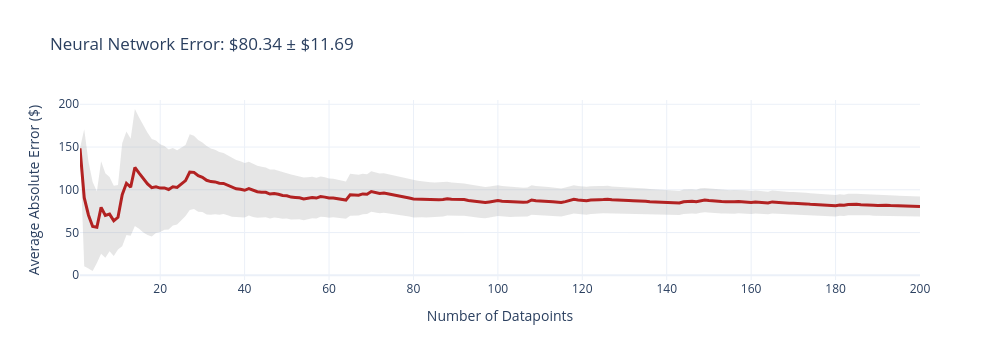
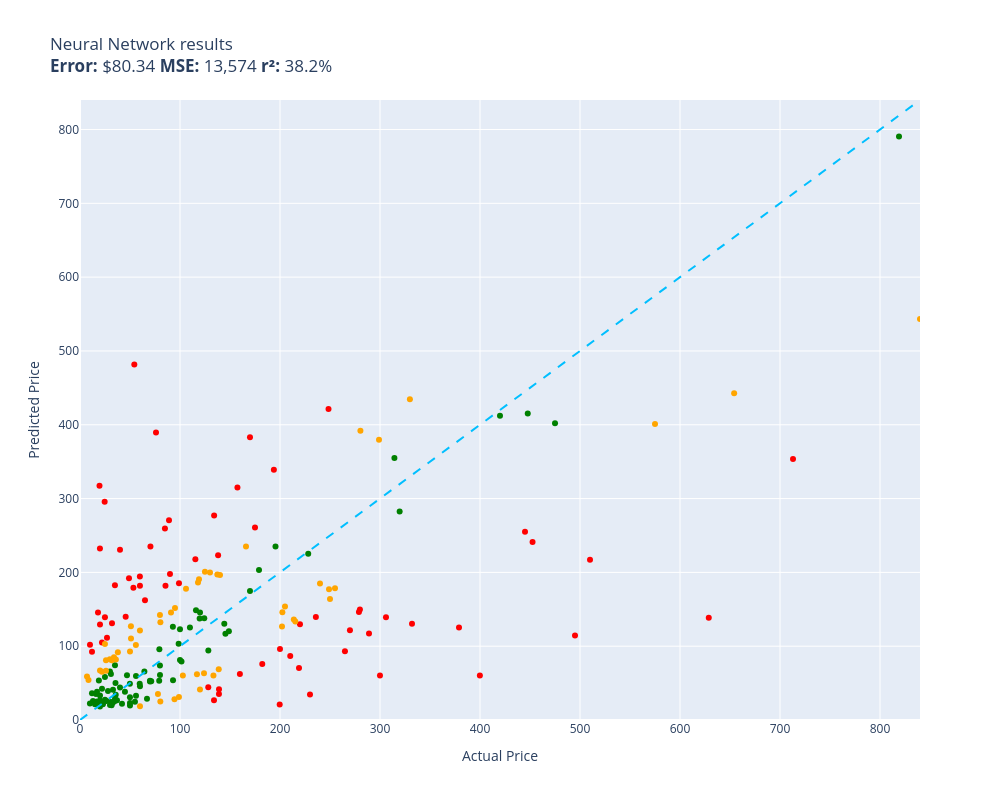

Notebook cell for these charts, in order:
### Code cell
evaluate(neural_network, test)

### Figure 1 — Plotly figure (JSON) as saved in the notebook; plotly's stock layout.template omitted (floating-point values rounded to 4 significant figures; data arrays with more than 128 entries replaced by an {"elided": "..."} marker saying what was removed)
{"data": [{"fill": "toself", "fillcolor": "rgba(128,128,128,0.2)", "hoverinfo": "skip", "line": {"color": "rgba(255,255,255,0)"}, "name": "95% CI", "showlegend": false, "type": "scatter", "x": {"elided": "400 int values"}, "y": {"elided": "400 float values"}}, {"customdata": {"elided": "200x1 float values"}, "hovertemplate": "n=%{x}<br>Avg Error=$%{y:,.2f}<br>±95% CI=$%{customdata[0]:,.2f}<extra></extra>", "line": {"color": "firebrick", "width": 3}, "mode": "lines", "name": "Cumulative Avg Error", "type": "scatter", "x": {"elided": "200 int values"}, "y": {"elided": "200 float values"}}], "layout": {"height": 360, "showlegend": false, "title": {"text": "Neural Network Error: $80.34 ± $11.69"}, "width": 1000, "xaxis": {"title": {"text": "Number of Datapoints"}}, "yaxis": {"title": {"text": "Average Absolute Error ($)"}}}}

### Figure 2 — Plotly figure (JSON) as saved in the notebook; plotly's stock layout.template omitted (floating-point values rounded to 4 significant figures)
{"data": [{"customdata": [["Old Blood Noise Excess V2 Distortion Cho...\nGuess=$70.43 Actual=$219.00"], ["RBC12-UPC Replacement Battery Cartridge ...\nGuess=$34.62 Actual=$229.99"], ["Bam France 2002XL Contoured Hightech Bla...\nGuess=$353.74 Actual=$713.00"], ["Metabo HPT 36V MultiVolt™ Cordless Rotar...\nGuess=$125.26 Actual=$379.00"], ["Innovative Percussion CB-6 Chamois Bass ...\nGuess=$481.50 Actual=$54.32"], ["APS iBoard 6-inch Aluminum (Black Powder...\nGuess=$86.68 Actual=$210.23"], ["Intermatic PX300 12V 300W Transformer wi...\nGuess=$26.83 Actual=$134.00"], ["HK SYSTEMS 13\" Heavy Duty Black \"Push\" O...\nGuess=$259.42 Actual=$84.95"], ["SKB iSeries 3i-13096-6KP Case for BlackM...\nGuess=$260.87 Actual=$174.99"], ["Bam Trekking 3027SB Single Black Clarine...\nGuess=$130.34 Actual=$332.00"], ["DEWALT 20V MAX* XR Impact Driver with Bl...\nGuess=$241.14 Actual=$452.53"], ["Mini PC, Kinupute Desktop Computer E3-12...\nGuess=$114.60 Actual=$495.00"], ["June Garden 12\" Sweet Dolly Charlotte - ...\nGuess=$129.34 Actual=$19.99"], ["GanFindX Portable Car Hand Controls for ...\nGuess=$62.28 Actual=$159.90"], ["Scranton & Co 3 Drawer Mobile File Cabin...\nGuess=$217.74 Actual=$115.35"], ["JRready ST6313 DT Deutsch Connector Kit,...\nGuess=$21.06 Actual=$199.68"], ["Dakota Alert MURS Alert Probe Sensor - M...\nGuess=$129.66 Actual=$219.99"], ["152MM Hole Saws M42 Bi-Metal High Speed ...\nGuess=$145.66 Actual=$17.99"], ["Projector, CRAZVIEW Projector with WiFi ...\nGuess=$179.27 Actual=$53.40"], ["Diversitech WG840585 Motor, (Ddb) 1/3Hp,...\nGuess=$277.21 Actual=$134.12"], ["MC: Pindicator (Dual Intensity Amber)\nGuess=$230.74 Actual=$40.00"], ["Sumerain S1339CM Double Handle Widesprea...\nGuess=$139.59 Actual=$235.86"], ["Poison Spyder 10-08-020 Rocker Knocker\nGuess=$138.62 Actual=$628.76"], ["DIMARZIO 204284 DP 163FBK Blues Bucker G...\nGuess=$197.97 Actual=$89.99"], ["Lighted Triangle Mirror Cabinet Bathroom...\nGuess=$255.17 Actual=$445.00"], ["BESTILL Wall Mounted Shower Faucet Set, ...\nGuess=$389.47 Actual=$76.00"], ["Trail Gear Twin Stick Kit for Top Shift ...\nGuess=$149.62 Actual=$279.92"], ["Satco S9596, 4 Count (Pack of 1), 4.18\nGuess=$92.46 Actual=$12.00"], ["Intrepid International Dressage Letters-...\nGuess=$111.35 Actual=$26.99"], ["LEGO Marvel Avengers War Machine Buster ...\nGuess=$181.75 Actual=$59.95"], ["ANZO USA 111207 GMC SIERRA 99-06 / YUKON...\nGuess=$75.84 Actual=$182.28"], ["Kingston Brass KS269SN Kingston Clawfoot...\nGuess=$139.22 Actual=$305.99"], ["KOHLER K-1185540-CP Assembly-Slider\nGuess=$140.01 Actual=$45.67"], ["KUNN Small Electrician Tool Pouch Utilit...\nGuess=$104.99 Actual=$21.99"], ["Grey Pneumatic 1311SD Impact Socket Set\nGuess=$315.05 Actual=$157.43"], ["Aeromotive 13304 Regulator, X1 Adjustabl...\nGuess=$121.76 Actual=$269.95"], ["Urth 62mm UV, Circular Polarizing (CPL),...\nGuess=$41.65 Actual=$139.00"], ["Royal Designs, Inc. Decorative Abundant ...\nGuess=$139.16 Actual=$24.95"], ["Canon Sure Shot 90u 35mm Date Camera\nGuess=$60.18 Actual=$399.89"], ["Ibanez M510OVS Acoustic Mandolin in Vint...\nGuess=$383.23 Actual=$169.99"], ["Berta (6 Pieces) 1-1/4 inch Overlay, 90 ...\nGuess=$295.55 Actual=$24.66"], ["Chalkboard Name Badges with Magnetic Bac...\nGuess=$232.37 Actual=$19.95"], ["CradlePoint Compact Broadband Router (CB...\nGuess=$270.60 Actual=$89.00"], ["Pyle Wireless Rear View Backup Camera - ...\nGuess=$235.07 Actual=$70.45"], ["Universal Power Group 12V 100Ah Sealed L...\nGuess=$96.06 Actual=$199.99"], ["Hp Pavilion P7-1257c Motherboard Aahd3-h...\nGuess=$194.37 Actual=$59.86"], ["Auertech Portable Washing Machine, 14lbs...\nGuess=$185.28 Actual=$98.99"], ["New Replacement seat cover fits Yamaha M...\nGuess=$35.27 Actual=$138.95"], ["ECCPP Power Steering Pump for 2009-2010 ...\nGuess=$182.01 Actual=$85.48"], ["UPR Mach 1 Chin Spoiler Fits 94-98 Musta...\nGuess=$162.32 Actual=$64.99"], ["ROHL WSGUM3018WH Wire Sink Grids, White\nGuess=$44.42 Actual=$128.28"], ["ASUS VY279HE-W 27” 1080P Monitor - White...\nGuess=$223.31 Actual=$138.10"], ["Lorell Bell Chair Glide, 2.5\", Black\nGuess=$317.33 Actual=$19.50"], ["4 Inches Rolled Muffler Tip Catback Exha...\nGuess=$338.90 Actual=$193.88"], ["CTLAMP XL-2100 Professional Quality XL-2...\nGuess=$131.00 Actual=$32.00"], ["Competition Clutch Disc and Pressure Pla...\nGuess=$217.18 Actual=$510.00"], ["APS iBoard (304 Stainless Steel Polished...\nGuess=$93.14 Actual=$264.95"], ["VIPMOTOZ Sequential Turn Signal Premium ...\nGuess=$146.44 Actual=$278.94"], ["A-Premium Front Suspension Steering Knuc...\nGuess=$192.15 Actual=$48.99"], ["Audio Techinca ATW-T1002 System 10 Handh...\nGuess=$117.36 Actual=$289.00"], ["Replacement Remote Control fit for Sony ...\nGuess=$101.94 Actual=$9.99"], ["HP Laserjet 2100 Laser Printer W/Test Pr...\nGuess=$60.13 Actual=$299.98"], ["PowerSport Front Rear Brakes and Rotors ...\nGuess=$421.24 Actual=$248.51"], ["Jada Toys Ryan's World Combo Panda Airli...\nGuess=$182.39 Actual=$34.94"]], "hovertemplate": "%{customdata[0]}<extra></extra>", "legendgroup": "red", "marker": {"color": "red", "size": 6, "symbol": "circle"}, "mode": "markers", "name": "red", "orientation": "v", "showlegend": true, "type": "scatter", "x": [219.0, 230.0, 713.0, 379.0, 54.32, 210.2, 134.0, 84.95, 175.0, 332.0, 452.5, 495.0, 19.99, 159.9, 115.3, 199.7, 220.0, 17.99, 53.4, 134.1, 40.0, 235.9, 628.8, 89.99, 445.0, 76.0, 279.9, 12.0, 26.99, 59.95, 182.3, 306.0, 45.67, 21.99, 157.4, 269.9, 139.0, 24.95, 399.9, 170.0, 24.66, 19.95, 89.0, 70.45, 200.0, 59.86, 98.99, 138.9, 85.48, 64.99, 128.3, 138.1, 19.5, 193.9, 32.0, 510.0, 264.9, 278.9, 48.99, 289.0, 9.99, 300.0, 248.5, 34.94], "xaxis": "x", "y": [70.43, 34.62, 353.7, 125.3, 481.5, 86.68, 26.83, 259.4, 260.9, 130.3, 241.1, 114.6, 129.3, 62.28, 217.7, 21.06, 129.7, 145.7, 179.3, 277.2, 230.7, 139.6, 138.6, 198.0, 255.2, 389.5, 149.6, 92.46, 111.3, 181.8, 75.84, 139.2, 140.0, 105.0, 315.1, 121.8, 41.65, 139.2, 60.18, 383.2, 295.5, 232.4, 270.6, 235.1, 96.06, 194.4, 185.3, 35.27, 182.0, 162.3, 44.42, 223.3, 317.3, 338.9, 131.0, 217.2, 93.14, 146.4, 192.1, 117.4, 101.9, 60.13, 421.2, 182.4], "yaxis": "y"}, {"customdata": [["telpo Headlight Assembly Fit For 15 Camr...\nGuess=$148.83 Actual=$115.99"], ["NewPower99 Battery Kit for Samsung Galax...\nGuess=$24.79 Actual=$54.95"], ["EXMAX NG-10X Fresnel Lens Focusing Adapt...\nGuess=$53.17 Actual=$69.98"], ["SuppliesOutlet Compatible Toner Cartridg...\nGuess=$130.52 Actual=$144.29"], ["8544771 Dryer Heating Element, 279816 Th...\nGuess=$34.12 Actual=$35.74"], ["Panasonic KX-TG6511B DECT 6.0 PLUS Expan...\nGuess=$53.12 Actual=$79.20"], ["LOVE MEI Galaxy S10 Lite Case, Military ...\nGuess=$23.61 Actual=$32.98"], ["GJY Portable TV,10.6 inch Mini TV for AT...\nGuess=$95.89 Actual=$79.36"], ["LD Products Compatible Toner Cartridge R...\nGuess=$23.11 Actual=$49.98"], ["Aolemi Oil Rubbed Bronze Single Function...\nGuess=$103.46 Actual=$98.65"], ["10GBase-LR SFP+ Transceiver, Handar 10GB...\nGuess=$26.33 Actual=$19.99"], ["Canon EOS Rebel T7 Digital SLR Camera wi...\nGuess=$790.64 Actual=$819.00"], ["Evergreen HSHB2005 Cylinder Head Gasket ...\nGuess=$49.24 Actual=$59.69"], ["15\" Locking Shower Head Extension Arm in...\nGuess=$73.73 Actual=$79.95"], ["Mylites+ Standard Comic Book Mylar Sleev...\nGuess=$74.05 Actual=$34.99"], ["DALDED LED Light Kit for Lego Sonic Gree...\nGuess=$27.33 Actual=$24.99"], ["Wenger City Upgrade Laptop Backpack with...\nGuess=$116.87 Actual=$145.42"], ["Adams Check Payment and Deposit Register...\nGuess=$50.18 Actual=$35.49"], ["KOHLER 18865-CP Filtered Water Faucet, P...\nGuess=$401.92 Actual=$475.00"], ["Fjallraven, Kanken Laptop 15\" Backpack f...\nGuess=$137.43 Actual=$119.65"], ["Laisomeke Waterproof Junction Box, Unive...\nGuess=$36.36 Actual=$11.99"], ["Western Digital Enterprise RE4-GP 2TB SA...\nGuess=$125.34 Actual=$109.95"], ["Tablet PC Cover Compatible with Lenovo T...\nGuess=$20.06 Actual=$31.61"], ["Miyaya@ Funny Animal Masks Collection fo...\nGuess=$38.38 Actual=$16.99"], ["Engine Thermostat, Replace 19301-PAA-306...\nGuess=$53.52 Actual=$18.89"], ["Ultra Duster Canned Air Net 10 Oz 6-Pack\nGuess=$48.99 Actual=$49.90"], ["Dell Optiplex 390 Desktop Computer i3 3....\nGuess=$137.70 Actual=$124.27"], ["IQShield Screen Protector Compatible wit...\nGuess=$22.32 Actual=$9.95"], ["Liberty Imports 12 Pack: US Military Toy...\nGuess=$25.23 Actual=$16.98"], ["Neporal Full Spectrum Light Bulb, 6000K ...\nGuess=$20.60 Actual=$18.59"], ["Ceramic Talavera Mexican Tile 4x4\", 9 Pi...\nGuess=$65.60 Actual=$29.95"], ["EMART Photography C Stand with Boom Arm,...\nGuess=$145.49 Actual=$119.99"], ["iPhone 12/12 Pro Nicaragua Guardabarranc...\nGuess=$18.32 Actual=$19.97"], ["Replacement Remote Control for PANASONIC...\nGuess=$25.79 Actual=$34.95"], ["Pioneer 2AM401-BN Two Handle Kitchen Fau...\nGuess=$225.33 Actual=$228.22"], ["4LT LUMINETTE Vanity Opal GLS BSN\nGuess=$81.34 Actual=$99.99"], ["GE RPWF SmartWater Comparable Refrigerat...\nGuess=$26.80 Actual=$36.99"], ["NewFantasia Replacement Audio Cable with...\nGuess=$24.24 Actual=$31.00"], ["AC Compressor & A/C Kit For BMW 335i 335...\nGuess=$354.89 Actual=$314.41"], ["Wilkinson LOW GAUSS Vintage Tone Strat S...\nGuess=$62.33 Actual=$30.93"], ["DuraGo 29515020 Front Hub Assembly\nGuess=$94.23 Actual=$128.34"], ["MXR Carbon Copy Deluxe Analog Delay Guit...\nGuess=$234.96 Actual=$195.50"], ["Linkloos Solar Street Lights Outdoor Wat...\nGuess=$59.65 Actual=$55.99"], ["USB Charger, CIVIE High Speed 60W Multip...\nGuess=$35.28 Actual=$15.99"], ["Kastar Battery Pack Replacement for Sony...\nGuess=$33.07 Actual=$19.99"], ["18 Inch White Undermount Kitchen Sink - ...\nGuess=$203.10 Actual=$179.00"], ["Amana Tool - SC587 Carbide Tipped 3-Wing...\nGuess=$52.46 Actual=$71.23"], ["AZX Stylus Pencil for Apple iPad Pro 202...\nGuess=$20.43 Actual=$29.99"], ["Raspberry Pi 3 Model B+ Aluminum Case Me...\nGuess=$21.33 Actual=$14.99"], ["Skullcandy Hesh Evo Bluetooth Headphones...\nGuess=$52.01 Actual=$69.99"], ["LCD Screen for Dell Inspiron 17R 17.3\" H...\nGuess=$65.76 Actual=$64.37"], ["200 ' feet True 14 Gauge AWG CCA Speaker...\nGuess=$38.35 Actual=$44.95"], ["200 Couples Conversation Cards - Enjoy B...\nGuess=$40.88 Actual=$32.97"], ["The Puppet Company - Carpet-Unicorn, Whi...\nGuess=$22.36 Actual=$19.00"], ["KYX Racing Hardened Steel Center Drive S...\nGuess=$60.58 Actual=$46.99"], ["Baumgartens Sicurix Blank PVC ID Cards (...\nGuess=$22.84 Actual=$19.11"], ["OEM Samsung Remote Control Shipped with ...\nGuess=$32.91 Actual=$56.00"], ["Venom Power Terra Hunter R/T+ R/T All-Te...\nGuess=$282.58 Actual=$319.65"], ["Custom Engagement Logo Desk Embosser Sea...\nGuess=$30.73 Actual=$49.95"], ["LD Compatible Ink Cartridge Replacement ...\nGuess=$22.03 Actual=$41.99"], ["BestPricedDecals Wine A BIT, You'll Feel...\nGuess=$25.72 Actual=$12.98"], ["VATOS 4 Packs Bubble Machine Gun for Kid...\nGuess=$21.26 Actual=$22.88"], ["Steering Wheel, Carbon Fiber Automotive ...\nGuess=$415.28 Actual=$447.74"], ["BXYJY for Samsung Galaxy Z Fold 3 Case w...\nGuess=$19.61 Actual=$49.99"], ["VONADO Space Wars Colonial Viper MK1 Bui...\nGuess=$43.87 Actual=$39.99"], ["Pacific Drums PDCM1618TTRB 16 x 18 Inche...\nGuess=$412.30 Actual=$419.99"], ["Star Wars Die-Cast Metal TITANIUM Series...\nGuess=$22.44 Actual=$22.70"], ["DuraGo BR5330 Front Vented Disc Brake Ro...\nGuess=$79.18 Actual=$101.51"], ["Vinyl Soft Top Roll-up Adjustable Truck ...\nGuess=$120.18 Actual=$148.88"], ["Glovion Music Stand Light, Clip On Piano...\nGuess=$39.19 Actual=$27.99"], ["Samsung DA97-07603B Freezer Ice Maker As...\nGuess=$54.00 Actual=$93.02"], ["Blanco 230966 Valea Stainless Steel Sink...\nGuess=$126.32 Actual=$92.88"], ["Think Gizmos Build Your Own Robot Toys f...\nGuess=$58.41 Actual=$24.95"], ["VTech Strum and Jam Kidi Musical Guitar ...\nGuess=$42.17 Actual=$21.99"], ["KZ ZS10 Pro in Ear Monitor Headphone KZ ...\nGuess=$28.73 Actual=$66.99"], ["Fender Hendrix Voodoo Child Coiled Instr...\nGuess=$45.85 Actual=$59.99"], ["W11130208 W10695459 Refrigerator LED Mod...\nGuess=$25.81 Actual=$26.59"], ["STICKGOO Peel and Stick Backsplash for K...\nGuess=$28.86 Actual=$34.99"], ["Fitness Center Gym Room Weight Train Dua...\nGuess=$123.00 Actual=$99.99"], ["MonMount Triple Monitor Stand Freestandi...\nGuess=$61.09 Actual=$79.99"], ["Xiaomi Redmi 10 2022 NFC 4G LTE (128GB +...\nGuess=$174.69 Actual=$169.99"]], "hovertemplate": "%{customdata[0]}<extra></extra>", "legendgroup": "green", "marker": {"color": "green", "size": 6, "symbol": "circle"}, "mode": "markers", "name": "green", "orientation": "v", "showlegend": true, "type": "scatter", "x": [116.0, 54.95, 69.98, 144.3, 35.74, 79.2, 32.98, 79.36, 49.98, 98.65, 19.99, 819.0, 59.69, 79.95, 34.99, 24.99, 145.4, 35.49, 475.0, 119.7, 11.99, 110.0, 31.61, 16.99, 18.89, 49.9, 124.3, 9.95, 16.98, 18.59, 29.95, 120.0, 19.97, 34.95, 228.2, 99.99, 36.99, 31.0, 314.4, 30.93, 128.3, 195.5, 55.99, 15.99, 19.99, 179.0, 71.23, 29.99, 14.99, 69.99, 64.37, 44.95, 32.97, 19.0, 46.99, 19.11, 56.0, 319.6, 49.95, 41.99, 12.98, 22.88, 447.7, 49.99, 39.99, 420.0, 22.7, 101.5, 148.9, 27.99, 93.02, 92.88, 24.95, 21.99, 66.99, 59.99, 26.59, 34.99, 99.99, 79.99, 170.0], "xaxis": "x", "y": [148.8, 24.79, 53.17, 130.5, 34.12, 53.12, 23.61, 95.89, 23.11, 103.5, 26.33, 790.6, 49.24, 73.73, 74.05, 27.33, 116.9, 50.18, 401.9, 137.4, 36.36, 125.3, 20.06, 38.38, 53.52, 48.99, 137.7, 22.32, 25.23, 20.6, 65.6, 145.5, 18.32, 25.79, 225.3, 81.34, 26.8, 24.24, 354.9, 62.33, 94.23, 235.0, 59.65, 35.28, 33.07, 203.1, 52.46, 20.43, 21.33, 52.01, 65.76, 38.35, 40.88, 22.36, 60.58, 22.84, 32.91, 282.6, 30.73, 22.03, 25.72, 21.26, 415.3, 19.61, 43.87, 412.3, 22.44, 79.18, 120.2, 39.19, 54.0, 126.3, 58.41, 42.17, 28.73, 45.85, 25.81, 28.86, 123.0, 61.09, 174.7], "yaxis": "y"}, {"customdata": [["Stand for Raven Pro Document Scanner - P...\nGuess=$82.38 Actual=$29.85"], ["ACDelco GM Original Equipment FW339 Fron...\nGuess=$133.35 Actual=$215.33"], ["Pump Head TBVECHI 175PSI 4KW 5.5HP 21CFM...\nGuess=$434.56 Actual=$329.90"], ["46mm Digital Pro High-Resolution Close-U...\nGuess=$66.92 Actual=$19.99"], ["PEMP E65 E66 CDC Simulate Optical Fiber ...\nGuess=$190.59 Actual=$119.00"], ["CORSAIR Dominator Platinum RGB 32GB (2x1...\nGuess=$63.26 Actual=$124.00"], ["Clementoni 39132.5 Jigsaw Puzzle 1,000 P...\nGuess=$142.34 Actual=$79.95"], ["Deco Mount Pro Tripod Microphone Stand w...\nGuess=$121.38 Actual=$59.95"], ["KOMPUTERBAY 4GB 2X 2GB DDR2 1066MHz PC2-...\nGuess=$25.02 Actual=$80.34"], ["Task T24287 Roman Ogee Router Bit with 1...\nGuess=$101.58 Actual=$55.88"], ["Travelpro Platinum Elite Slim Business L...\nGuess=$136.17 Actual=$213.83"], ["Southwire 120V/15A Right Angle User Atta...\nGuess=$91.87 Actual=$37.87"], ["Tidal Front + Rear Fender Flares 4PC Poc...\nGuess=$178.36 Actual=$254.99"], ["Baseball Backpacks Large 18 Inch Bookbag...\nGuess=$80.94 Actual=$31.77"], ["AUTOFREE LED Tail Lights Assembly Compat...\nGuess=$126.67 Actual=$201.99"], ["3D Tree Hole Branches 075 Stair Risers D...\nGuess=$199.97 Actual=$129.99"], ["Retevis RT68 Soft Earhook Walkie Talkie ...\nGuess=$59.06 Actual=$6.99"], ["Evan-Fischer Front Bumper Cover Compatib...\nGuess=$145.81 Actual=$202.38"], ["Webcem Solar Shed Light Outdoor Indoor, ...\nGuess=$35.35 Actual=$77.96"], ["Festool 492370 Platin 2 S1000 Grit 6-Inc...\nGuess=$145.58 Actual=$91.00"], ["VLAND LED Smoked Taillights Compatible F...\nGuess=$185.05 Actual=$239.99"], ["PM Auto Front Right Quick Complete Strut...\nGuess=$200.87 Actual=$124.94"], ["Beck/Arnley 0421945 Air Filter\nGuess=$81.99 Actual=$35.87"], ["Pidoko Kids Train Table, Grey with 90 Pc...\nGuess=$41.36 Actual=$119.97"], ["Marvel Legends Series X-Men 6-Inch Archa...\nGuess=$31.00 Actual=$98.95"], ["Trim Kit for 2-handle Shower & Tub Valve...\nGuess=$151.83 Actual=$94.99"], ["KS K-STORM Replacement Silicone Mushroom...\nGuess=$54.12 Actual=$8.50"], ["LSSAGOON Backpack for Women Teen Kids Gi...\nGuess=$85.04 Actual=$33.99"], ["Walker Exhaust Ultra EPA 16478 Direct Fi...\nGuess=$401.11 Actual=$574.99"], ["4pc Wheel Spacers Adapters 4\" (2inch Per...\nGuess=$61.84 Actual=$116.95"], ["MGP Caliper Covers 39011SACURD Red Powde...\nGuess=$177.31 Actual=$249.00"], ["LSI Broadcom SAS 9300-8i 8-port 12Gb/s S...\nGuess=$186.28 Actual=$118.00"], ["Mikrotik RB3011UIAS-RM RouterBOARD 10xGi...\nGuess=$379.61 Actual=$299.00"], ["MONOCARBON Forged Carbon Fiber Case for ...\nGuess=$18.57 Actual=$59.99"], ["GENUINE VOLVO THERMOSTAT (3.0, 3.2) S60 ...\nGuess=$60.33 Actual=$102.85"], ["Cardone 84-58642 New HEI Electronic Dist...\nGuess=$235.13 Actual=$165.99"], ["Evan Fischer Radiator Cooling Fan Assemb...\nGuess=$197.26 Actual=$137.34"], ["SP Air Corporation SP-8102BU 1/4-Inch He...\nGuess=$153.68 Actual=$204.99"], ["Music Hall pa15.3 MM/MC Phono Preamplifi...\nGuess=$163.78 Actual=$250.00"], ["Diversitech UC2436-3 Ultralite Condenser...\nGuess=$132.34 Actual=$80.39"], ["KUNFINE Android Radio CarPlay & Android ...\nGuess=$177.81 Actual=$106.00"], ["StonKraft Brass Chess Board Game Set wit...\nGuess=$196.57 Actual=$140.00"], ["520 Pieces Christmas Envelope Seal Stick...\nGuess=$66.64 Actual=$25.99"], ["Dell XPS 13 9343-2727SLV 13.3\" Full HD S...\nGuess=$543.21 Actual=$839.99"], ["Disney Princess Sparkling Princess Sleep...\nGuess=$103.08 Actual=$24.95"], ["sabermaster TCG Playmat yugioh playmat T...\nGuess=$65.22 Actual=$21.99"], ["Intex River Run Connect Lounge (Four)\nGuess=$28.18 Actual=$94.49"], ["Empava 24\" Single Wall Ovens 10 Cooking ...\nGuess=$442.58 Actual=$654.14"], ["Viola Bow 4/4 Full Size Carbon Fiber (Bl...\nGuess=$92.89 Actual=$49.99"], ["Targus CityGear Durable Backpack, Black,...\nGuess=$60.29 Actual=$133.43"], ["Pyle 2x120 Watt Home Audio Speaker Power...\nGuess=$126.89 Actual=$50.92"], ["Garmin 010-12402-10 GT15M-TM Transom-Mou...\nGuess=$68.59 Actual=$138.74"], ["For Volvo C70 S70 V70 V40 S40 AC Compres...\nGuess=$391.77 Actual=$280.41"], ["Refresh NSF-53 Premium Replacement Refri...\nGuess=$110.30 Actual=$50.99"], ["NICKSTON Red Sparkling Glitter Slim Band...\nGuess=$81.00 Actual=$25.99"]], "hovertemplate": "%{customdata[0]}<extra></extra>", "legendgroup": "orange", "marker": {"color": "orange", "size": 6, "symbol": "circle"}, "mode": "markers", "name": "orange", "orientation": "v", "showlegend": true, "type": "scatter", "x": [29.85, 215.3, 329.9, 19.99, 119.0, 124.0, 79.95, 59.95, 80.34, 55.88, 213.8, 37.87, 255.0, 31.77, 202.0, 130.0, 6.99, 202.4, 77.96, 91.0, 240.0, 124.9, 35.87, 120.0, 98.95, 94.99, 8.5, 33.99, 575.0, 117.0, 249.0, 118.0, 299.0, 59.99, 102.8, 166.0, 137.3, 205.0, 250.0, 80.39, 106.0, 140.0, 25.99, 840.0, 24.95, 21.99, 94.49, 654.1, 49.99, 133.4, 50.92, 138.7, 280.4, 50.99, 25.99], "xaxis": "x", "y": [82.38, 133.3, 434.6, 66.92, 190.6, 63.26, 142.3, 121.4, 25.02, 101.6, 136.2, 91.87, 178.4, 80.94, 126.7, 200.0, 59.06, 145.8, 35.35, 145.6, 185.0, 200.9, 81.99, 41.36, 31.0, 151.8, 54.12, 85.04, 401.1, 61.84, 177.3, 186.3, 379.6, 18.57, 60.33, 235.1, 197.3, 153.7, 163.8, 132.3, 177.8, 196.6, 66.64, 543.2, 103.1, 65.22, 28.18, 442.6, 92.89, 60.29, 126.9, 68.59, 391.8, 110.3, 81.0], "yaxis": "y"}, {"hoverinfo": "skip", "line": {"color": "deepskyblue", "dash": "dash", "width": 2}, "mode": "lines", "name": "y = x", "showlegend": false, "type": "scatter", "x": [0, 840.0], "y": [0, 840.0]}], "layout": {"height": 800, "legend": {"title": {"text": "color"}, "tracegroupgap": 0}, "showlegend": false, "title": {"text": "Neural Network results<br><b>Error:</b> $80.34 <b>MSE:</b> 13,574 <b>r²:</b> 38.2%"}, "width": 1000, "xaxis": {"anchor": "y", "domain": [0, 1], "range": [0, 840.0], "title": {"text": "Actual Price"}}, "yaxis": {"anchor": "x", "domain": [0, 1], "range": [0, 840.0], "title": {"text": "Predicted Price"}}}}
